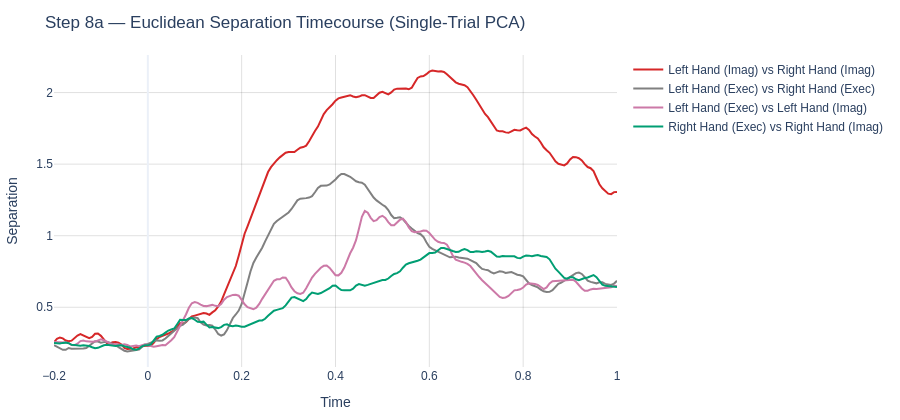

The notebook cell this image was saved under:
### Code cell
# ==============================================================================
# Step 8a: Interactive Euclidean Separation Timecourse (Single-Trial)
# ==============================================================================

fig_euc_trials = plot_trajectory_separation(
    separation=format_pair_keys(sep_timecourses_trials["centroid"], LABEL_NAMES, exclude_pairs=exclude_pairs),
    times=time_axis,
    title='Step 8a — Euclidean Separation Timecourse (Single-Trial PCA)',
    color_map=pair_color_map,
    smooth_window=10
)
fig_euc_trials.show()

### Figure 1 — Plotly figure (JSON) as saved in the notebook; plotly's stock layout.template omitted (floating-point values rounded to 4 significant figures; data arrays with more than 128 entries replaced by an {"elided": "..."} marker saying what was removed)
{"data": [{"line": {"color": "#d62728"}, "mode": "lines", "name": "Left Hand (Imag) vs Right Hand (Imag)", "type": "scatter", "x": {"elided": "193 float values"}, "y": {"elided": "193 float values"}}, {"line": {"color": "gray"}, "mode": "lines", "name": "Left Hand (Exec) vs Right Hand (Exec)", "type": "scatter", "x": {"elided": "193 float values"}, "y": {"elided": "193 float values"}}, {"line": {"color": "#CC79A7"}, "mode": "lines", "name": "Left Hand (Exec) vs Left Hand (Imag)", "type": "scatter", "x": {"elided": "193 float values"}, "y": {"elided": "193 float values"}}, {"line": {"color": "#009E73"}, "mode": "lines", "name": "Right Hand (Exec) vs Right Hand (Imag)", "type": "scatter", "x": {"elided": "193 float values"}, "y": {"elided": "193 float values"}}], "layout": {"height": 420, "margin": {"b": 50, "l": 50, "r": 40, "t": 55}, "title": {"text": "Step 8a — Euclidean Separation Timecourse (Single-Trial PCA)"}, "xaxis": {"title": {"text": "Time"}}, "yaxis": {"title": {"text": "Separation"}}}}
